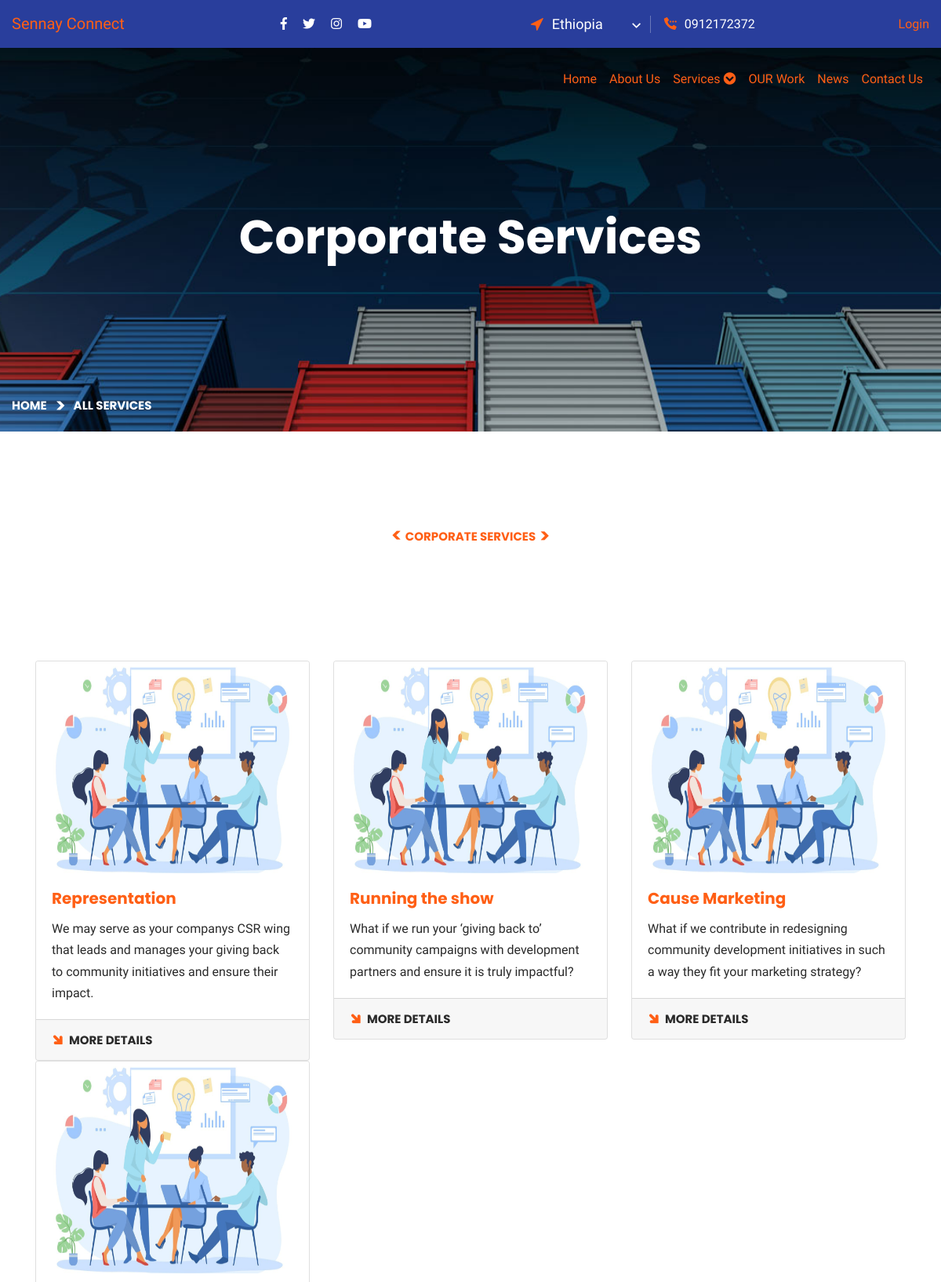
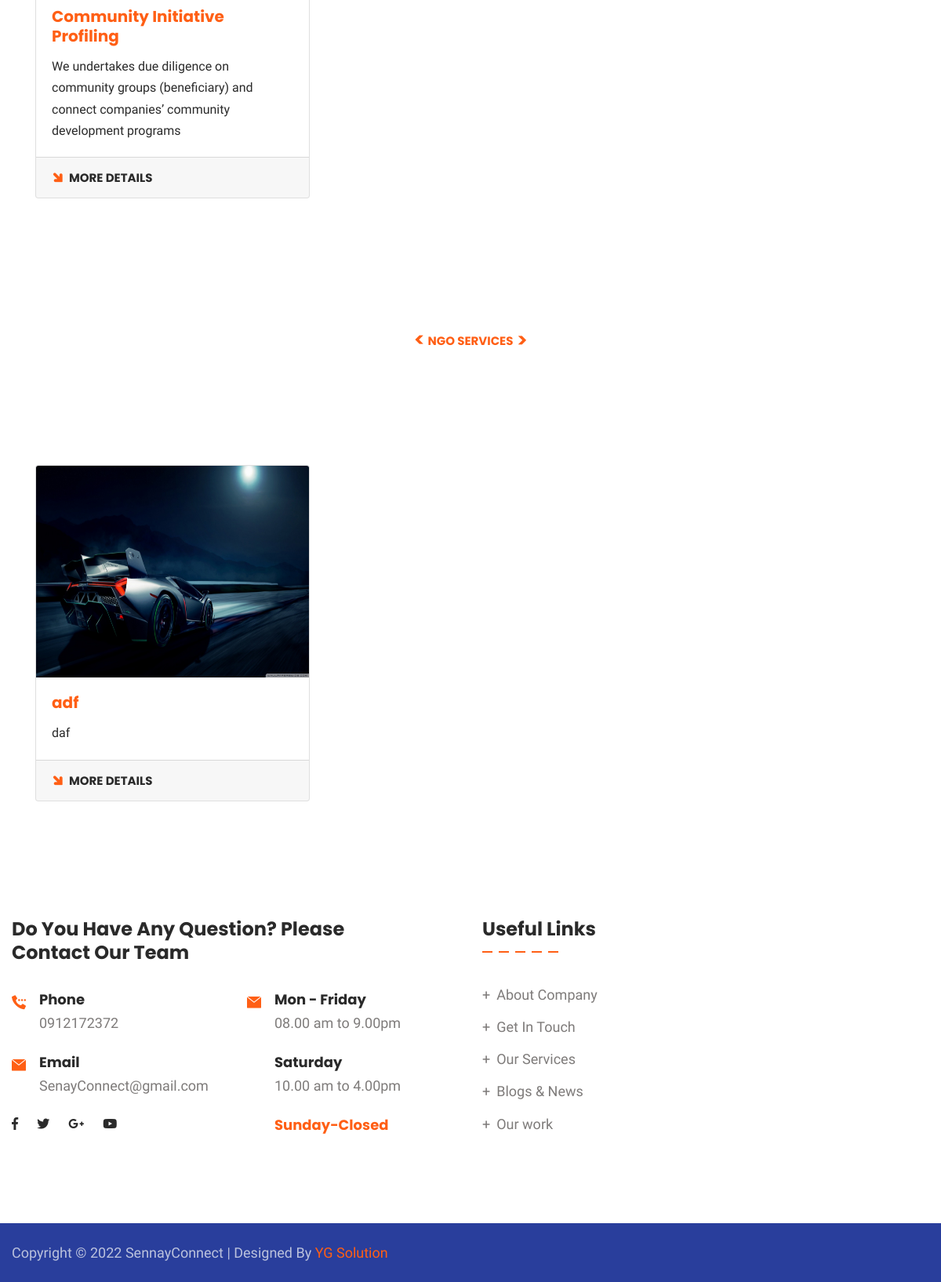
The page /service-all.php on the database its author committed (2 pictures, top to bottom).
### tables this page shows
CREATE TABLE `settings` (
  `id` int(100) NOT NULL,
  `header_logo` varchar(255) DEFAULT NULL,
  `email` varchar(255) DEFAULT NULL,
  `phone` varchar(255) DEFAULT NULL,
  `phone2` varchar(20) DEFAULT NULL,
  `footer_logo` varchar(255) DEFAULT NULL,
  `footer_desc` varchar(5000) DEFAULT NULL,
  `facebook` varchar(2000) DEFAULT NULL,
  `twitter` varchar(2000) DEFAULT NULL,
  `linkedin` varchar(2000) DEFAULT NULL,
  `instagram` varchar(2000) DEFAULT NULL,
  `youtube` varchar(2000) DEFAULT NULL,
  `address` varchar(1000) DEFAULT NULL,
  `city` varchar(255) DEFAULT NULL,
  `state` varchar(255) DEFAULT NULL,
  `country` varchar(255) DEFAULT NULL,
  `pin` varchar(255) DEFAULT NULL,
  `map` varchar(3000) DEFAULT NULL,
  `site_name` varchar(255) DEFAULT NULL
);

CREATE TABLE `services` (
  `id` int(100) NOT NULL,
  `title` varchar(1000) DEFAULT NULL,
  `short` varchar(1500) DEFAULT NULL,
  `descrip` varchar(10000) DEFAULT NULL,
  `img` varchar(100) DEFAULT NULL,
  `url` varchar(255) DEFAULT NULL,
  `date` varchar(100) DEFAULT NULL,
  `status` varchar(10) DEFAULT NULL
);

CREATE TABLE `services_ngo` (
  `id` int(100) NOT NULL,
  `title` varchar(1000) DEFAULT NULL,
  `short` varchar(1500) DEFAULT NULL,
  `descrip` varchar(10000) DEFAULT NULL,
  `img` varchar(100) DEFAULT NULL,
  `url` varchar(255) DEFAULT NULL,
  `date` varchar(100) DEFAULT NULL,
  `status` varchar(10) DEFAULT NULL
);

### service-all.php (the view, shortened to what this page needs)
<?php
include "admin/conn.php";
$services_main = mysqli_query($con, "SELECT * FROM services ORDER BY id DESC");
$ngo_services = mysqli_query($con, "SELECT * FROM services_ngo ORDER BY id DESC");
?>
<!DOCTYPE html>
<html lang="en">
<head>
    <link href="assets/css/bootstrap.css" rel="stylesheet">
    <link href="assets/css/style.css" rel="stylesheet">
    <link href="assets/css/responsive.css" rel="stylesheet">
    <link href="assets/css/color.css" rel="stylesheet">
</head>
<body>
    <div class="page-wrapper">
        <?php include "header.php"; ?>
        <section class="page-title" style="background-image: url(assets/images/background/bg-20.jpg);">
            <div class="auto-container">
                <div class="content-box">
                    <div class="content-wrapper">
                        <div class="title">
                            <h1>Corporate Services</h1>
                        </div>
                        <ul class="bread-crumb clearfix">
                            <li><a href="index.php">Home</a></li>
                            <li>All Services</li>
                        </ul>
                    </div>
                </div>
            </div>
        </section>
        <section class="services-section style-two ">
            <div class="auto-container">
                <div class="sec-title text-center">
                    <div class="sub-title">Corporate Services</div>
                </div>
            </div>
        </section>
         <div class="container pb-5">
            <div class="row ">
                <?php
                while ($row = mysqli_fetch_array($services_main)) {
                ?>
                    <div class="col-md-4 zoom">
                        <div class="card-deck">
                            <div class="card">
                                <img class="card-img-top" style="height:270px;" src="admin/images/services/<?php echo $row['img']; ?>" alt="Card image cap">
                                <div class="card-body">
                                    <h5 class="card-title"><b><a href="single-service.php?id=<?php echo $row['id']; ?>"><?php echo $row['title']; ?></a></b></h5>
                                    <p class="card-text"><?php echo $row['short']; ?></p>
                                </div>
                                <div class="card-footer">
                                    <div class="link"><a href="single-service.php?id=<?php echo $row['id']; ?>" class="readmore-link"><i class="flaticon-up-arrow"></i>More Details</a></div>
                                </div>
                            </div>
                        </div>
                    </div>
                <?php  } ?>
            </div>
        </div>
           <section class="services-section style-two ">
            <div class="auto-container">
                <div class="sec-title text-center">
                    <div class="sub-title">NGO Services</div>
                </div>
            </div>
        </section>
           <div class="container pb-5">
            <div class="row ">
                <?php
                while ($row = mysqli_fetch_array($ngo_services)) {
                ?>
                    <div class="col-md-4 zoom">
                        <div class="card-deck">
                            <div class="card">
                                <img class="card-img-top" style="height:270px;" src="admin/images/services_ngo/<?php echo $row['img']; ?>" alt="Card image cap">
                                <div class="card-body">
                                    <h5 class="card-title"><b><a href="single-service_ngo.php?id=<?php echo $row['id']; ?>"><?php echo $row['title']; ?></a></b></h5>
                                    <p class="card-text"><?php echo $row['short']; ?></p>
                                </div>
                                <div class="card-footer">
                                    <div class="link"><a href="single-service_ngo.php?id=<?php echo $row['id']; ?>" class="readmore-link"><i class="flaticon-up-arrow"></i>More Details</a></div>
                                </div>
                            </div>
                        </div>
                    </div>
                <?php  } ?>
            </div>
        </div>
        <?php include "footer.php"; ?>
</body>
</html>

### header.php (shortened to what this page needs)
<?php
include "admin/conn.php";
$settings = mysqli_query($con, "SELECT * FROM settings");
$setting  = mysqli_fetch_array($settings);
?>
<link rel="stylesheet" href="assets/css/submanu.css">
<header class="main-header header-style-one">
    <div class="header-top">
        <div class="auto-container">
            <div class="inner-container">
                <a class="navbar-brand" href="index.php">Sennay Connect
                </a>
                <div class="left-column">
                    <ul class="social-icon">
                        <li><a target="blank" href="<?php echo $setting['facebook']; ?>https://www.facebook.com/guddissa.terfassa"><i class="fab fa-facebook-f"></i></a></li>
                        <li><a target="blank" href="<?php echo $setting['twitter']; ?>"><i class="fab fa-twitter"></i></a></li>
                        <li><a target="blank" href="<?php echo $setting['instagram']; ?>"><i class="fab fa-instagram"></i></a></li>
                        <li><a target="blank" href="<?php echo $setting['youtube']; ?>"><i class="fab fa-youtube"></i></a></li>
                    </ul>
                </div>
                <div class="right-column">
                    <div class="location">
                        <span class="flaticon-cursor"></span>
                        <form action="#" class="location-switcher">
                            <select class="selectpicker">
                                <option >Ethiopia</option>
                            </select>
                        </form>
                    </div>
                    <div class="phone-number"><i class="flaticon-calling"></i><a href="tel:<?php echo $setting['phone']; ?>"></a><?php echo $setting['phone']; ?></div>
                </div>
                <div class="login"><a href="admin/login.php">Login</a></div>
            </div>
        </div>
    </div>
    <div class="header-upper">
        <div class="auto-container">
            <div class="inner-container">
                <div class="right-column">
                    <div class="nav-outer">
                        <nav class="main-menu navbar-expand-md navbar-light">
                            <div class="hover">
                                <div class="collapse navbar-collapse show clearfix" id="navbarSupportedContent">
<div class="navigation">
<ul class="navbar-nav ml-auto" class="navigation">
                                        <li class="nav-item active"><a class="nav-item m-lg-2" class="nav-link" href="index.php">Home</a></li>
                                        <li><a class="nav-item m-lg-2" class="nav-link" href="about.php">About Us</a></li>
                                        <li class="nav-item dropdown"><a class="nav-item m-lg-2" class="nav-link dropdown-toggle" href="service.php" id="navbarDropdown" role="button" data-toggle="dropdown" class="fa-solid fa-caret-down">Services <i class="fas fa-chevron-circle-down"></i></a>
                                        </li>
                                        <li><a class="nav-item m-lg-2" class="nav-link" href="ourimpact.php">OUR Work </a>
                                        </li>
                                        <li><a class="nav-item m-lg-2" class="nav-link" href="blog.php">News</a>
                                        </li>
                                        <li><a class="nav-item m-lg-2" class="nav-link" href="contact.php">Contact Us</a></li>
                                    </ul>
</div>
                                </div>
                            </div>
                        </nav>
                    </div>
                </div>
            </div>
        </div>
    </div>
</header>

### footer.php
<?php
include "admin/conn.php";
$settings = mysqli_query($con, "SELECT * FROM settings");
$setting  = mysqli_fetch_array($settings);
?>
<footer class="main-footer">
    <div class="upper-box">
        <div class="auto-container">
            <div class="row">
                <div class="col-lg-6">
                    <div class="widget contact-widget style-two">
                        <h4>Do You Have Any Question? Please <br> Contact Our Team</h4>
                        <div class="row">
                            <div class="col-md-6">
                                <div class="wrapper-box">
                                    <div class="icon-box">
                                        <div class="icon"><span class="flaticon-calling"></span></div>
                                        <div class="text"><strong>Phone</strong><a href="tel:<?php echo $setting['phone']; ?>"><?php echo $setting['phone']; ?></a></div>
                                    </div>
                                    <div class="icon-box">
                                        <div class="icon"><span class="flaticon-mail"></span></div>
                                        <div class="text"><strong>Email</strong><a href="mail:<?php echo $setting['email']; ?>"><?php echo $setting['email']; ?></a></div>
                                    </div>
                                    <ul class="social-icon">
                                        <li><a href="#"><i class="fab fa-facebook-f"></i></a></li>
                                        <li><a href="#"><i class="fab fa-twitter"></i></a></li>
                                        <li><a href="#"><i class="fab fa-google-plus-g"></i></a></li>
                                        <li><a href="#"><i class="fab fa-youtube"></i></a></li>
                                    </ul>
                                </div>
                            </div>
                            <div class="col-md-6">
                                <div class="icon-box">
                                    <div class="icon"><span class="flaticon-mail"></span></div>
                                    <div>
                                        <div class="text"><strong>Mon - Friday</strong>08.00 am to 9.00pm</div>
                                        <div class="text"><strong>Saturday</strong>10.00 am to 4.00pm</div>
                                        <div class="text"><span>Sunday-Closed</span></div>
                                    </div>
                                </div>
                            </div>
                        </div>
                    </div>
                </div>
                <div class="col-lg-6">
                    <div class="row">
                        <div class="col-md-6">
                            <div class="widget links-widget">
                                <h4 class="widget_title">Useful Links</h4>
                                <div class="widget-content">
                                    <ul class="list">
                                        <li><a href="about.php">About Company</a></li>
                                        <li><a href="contact.php">Get In Touch</a></li>
                                        <li><a href="service-all.php">Our Services</a></li>
                                        <li><a href="blog.php">Blogs & News</a></li>
                                        <li><a href="ourimpact.php">Our work</a></li>
                                    </ul>
                                </div>
                            </div>
                        </div>
                    </div>
                </div>
            </div>
        </div>
    </div>
</footer>
<div class="footer-bottom">
    <div class="auto-container">
        <div class="row m-0 align-items-center justify-content-between">
            <div class="copyright-text">Copyright © 2022 <?php echo $setting['site_name']; ?> | Designed By <a target="blank" href="https://josy3621.netlify.app"> YG Solution</a></div>
        </div>
    </div>
</div>
</div>

### assets/css/responsive.css (style rules this page uses)
@media only screen and (max-width: 7000px) { .page-wrapper { overflow: hidden; } }

### assets/css/color.css (style rules this page uses)
a:hover, a { color: #ff5f15; }
.header-top .location span { color: #ff5f15; }
.header-top .phone-number i { color: #ff5f15; }
.contact-widget .icon { color: #ff5f15; }
.sec-title .sub-title { color: #ff5f15; }
.sec-title .sub-title:before { color: #ff5f15; }
.sec-title .sub-title:after { color: #ff5f15; }
.readmore-link i { color: #ff5f15; }
.contact-widget.style-two .text span { color: #ff5f15; }

### rows shown on the page
settings: phone "0912172372", email "SenayConnect@gmail.com", site_name "SennayConnect"
services: img (picture), title "Representation", short "We may serve as your companys CSR wing that leads and manages your giving back to community initiatives and ensure their impact."
services: img (picture), title "Running the show", short "What if we run your ‘giving back to’ community campaigns with development partners and ensure it is truly impactful?"
services: img (picture), title "Cause Marketing", short "What if we contribute in redesigning community development initiatives in such a way they fit your marketing strategy?"
services: img (picture), title "Community Initiative Profiling", short "We undertakes due diligence on community groups (beneficiary) and connect companies’ community development programs"
services_ngo: img (picture), title "adf", short "daf"
